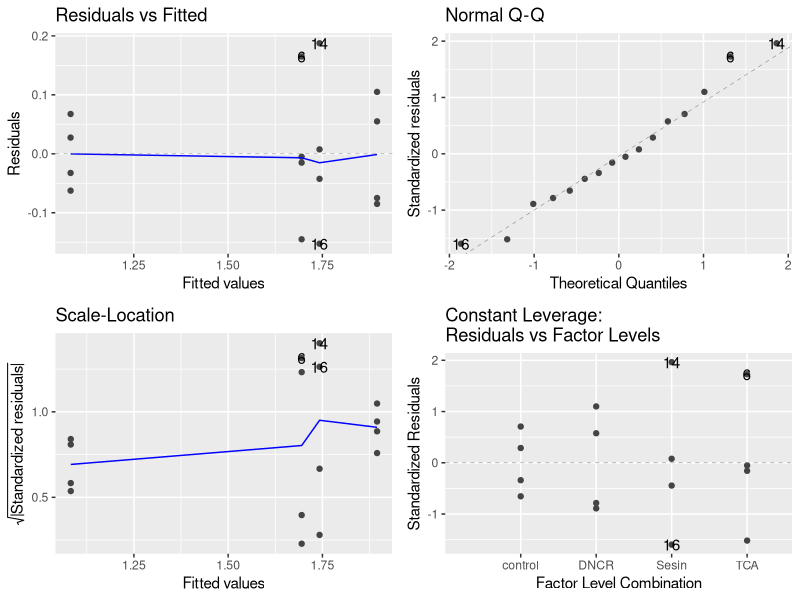
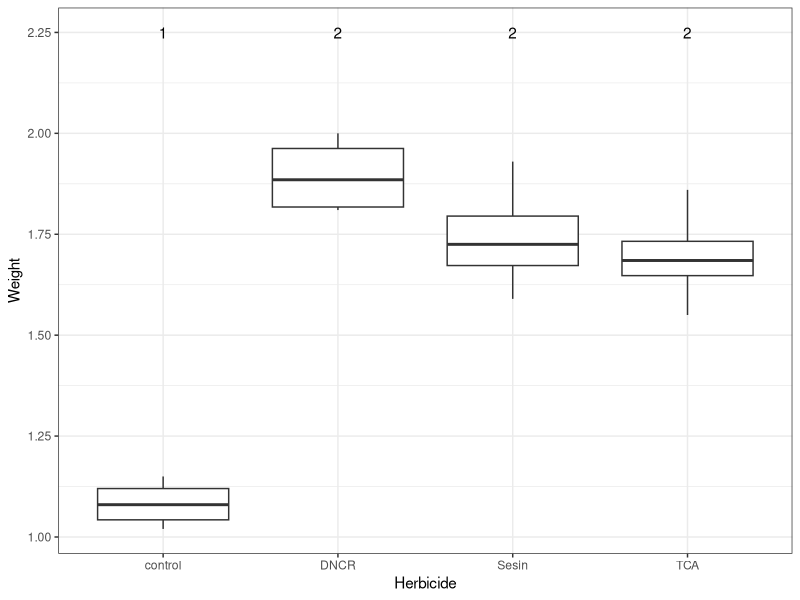

These charts were generated, in order, by the following R code:
#Stress test - Key

library(tidyr)
library(dplyr)
library(ggplot2)
library(emmeans)
library(ggfortify)

#import data
herbicide <-read.csv ("herbicide.csv")
data_herbicide <- herbicide %>%
  select(herbicide, weight) %>%
  filter(weight !="")


#ANOVA
model_herbicide <- lm(weight~herbicide, data = data_herbicide)
autoplot(model_herbicide)
#variances of residuals seem equal; no obvious trends in the leverage plot or scale-location
#plot. Residuals appear to have a normal distribution. 

anova(model_herbicide)
summary(model_herbicide)


#pairwise comparisons
emm_model_herbicide <- emmeans(model_herbicide, "herbicide")
pairs(emm_model_herbicide)
multcomp::cld(emm_model_herbicide)

#means of each group
sum_herbicide <- data_herbicide %>%
  group_by(herbicide) %>%
  summarise(mean.weight = mean(weight))
sum_herbicide


#visualize data
ggplot(data_herbicide, aes (x=herbicide, y = weight)) + 
  geom_boxplot() +
  xlab ("Herbicide") + 
  ylab ("Weight") + 
  theme_bw() + 
  annotate("text", x=c(1,2,3,4), y= c(2.25,2.25,2.25,2.25),
           label = c("1", "2", "2", "2"))


#We tested whether herbicide treatment had an effect on corn yield. We found a significant
#overall increase in corn yield as an effect of herbicide treatment (F3,12 = 42.108, P<0.0001).
#The herbicides (DNCR, Sesin, and TCA) did not differ significantly in their effects on corn yield 
#(means weights are 1.90, 1.74 and 1.70 units respectively), but all treatments did differ significantly
#from the control treatment which averaged a weight of 1.08 units (P<0.0001 for each comparison). 
